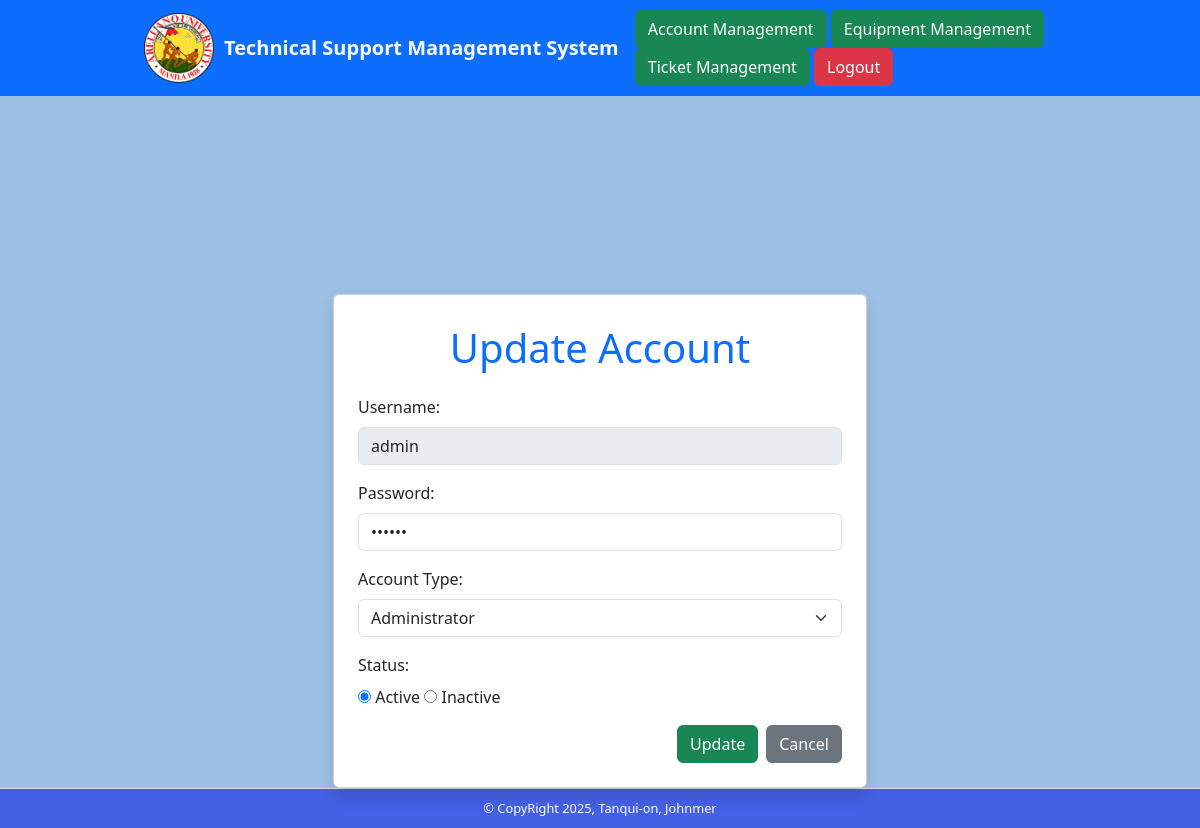
The page /update-account.php?username=admin (signed in) on the database its author committed.
### tables this page shows
CREATE TABLE `tblaccounts` (
  `username` varchar(50) NOT NULL,
  `password` varchar(50) NOT NULL,
  `usertype` varchar(20) NOT NULL,
  `status` varchar(20) NOT NULL,
  `createdby` varchar(50) NOT NULL,
  `datecreated` varchar(20) NOT NULL,
  `created_at` timestamp NOT NULL DEFAULT current_timestamp()
);

### update-account.php (the view, shortened to what this page needs)
<?php
require_once "config.php";
if (isset($_GET['username']) && !empty(trim($_GET['username']))) {
    $username = $_GET['username'];
    $sql = "SELECT * FROM tblaccounts WHERE username = ?";
    if ($stmt = mysqli_prepare($link, $sql)) {
        mysqli_stmt_bind_param($stmt, "s", $username);
        if (mysqli_stmt_execute($stmt)) {
            $result = mysqli_stmt_get_result($stmt);
            $account = mysqli_fetch_array($result, MYSQLI_ASSOC) ?? [];
        }
    }
} else {
    $message = "<div class='alert alert-danger text-center'>No account specified to update.</div>";
}
?>
<!DOCTYPE html>
<html lang="en">
<head>
  <link href="https://cdn.jsdelivr.net/npm/bootstrap@5.3.2/dist/css/bootstrap.min.css" rel="stylesheet">
  <link rel="stylesheet" href="styles.css">
</head>
<body>
<nav class="navbar navbar-expand-lg navbar-dark bg-primary">
  <div class="container d-flex justify-content-between align-items-center">
      <div class="d-flex align-items-center">
          <a href="accounts-management.php">
              <img src="picture/Arellano_University_logo.png" style="height:70px; margin-right:10px;" alt="University Logo">
          </a>
          <a class="navbar-brand highlight" href="#">Technical Support Management System</a>
      </div>
      <div>
            <a href="accounts-management.php" class="btn btn-success">Account Management</a>
            <a href="equipment-management.php" class="btn btn-success">Equipment Management</a>
            <a href="tickets-management.php" class="btn btn-success">Ticket Management</a>
            <a href="logout.php" class="btn btn-danger">Logout</a>
      </div>
  </div>
</nav>
<main div class="container mt-5">
<div class="container mt-5">
  <div class="row justify-content-center" style="margin-top:150px;">
      <div class="col-md-6">
          <div class="card p-4 shadow">
              <h4 class="text-primary text-center">Update Account</h4>
              <form id="updateAccountForm" action="<?= htmlspecialchars($_SERVER['REQUEST_URI']); ?>" method="POST">
                  <div class="mb-3">
                      <label class="form-label">Username:</label>
                      <input type="text" class="form-control" value="<?= $account['username'] ?? ''; ?>" disabled>
                  </div>
                  <div class="mb-3">
                      <label class="form-label">Password:</label>
                      <input type="password" name="txtpassword" class="form-control" value="<?= $account['password'] ?? ''; ?>" required>
                  </div>
                  <div class="mb-3">
                      <label class="form-label">Account Type:</label>
                      <select name="cmbtype" class="form-select" required>
                          <option value="ADMINISTRATOR" <?= (isset($account['usertype']) && $account['usertype'] == 'ADMINISTRATOR') ? 'selected' : ''; ?>>Administrator</option>
                      </select>
                  </div>
                  <div class="mb-3">
                      <label class="form-label">Status:</label>
                      <div>
                          <input type="radio" name="rbstatus" value="ACTIVE" <?= (isset($account['status']) && $account['status'] == 'ACTIVE') ? 'checked' : ''; ?>> Active
                          <input type="radio" name="rbstatus" value="INACTIVE" <?= (isset($account['status']) && $account['status'] == 'INACTIVE') ? 'checked' : ''; ?>> Inactive
                      </div>
                  </div>
                  <div class="d-flex justify-content-end gap-2">
                      <button type="button" class="btn btn-success" data-bs-toggle="modal" data-bs-target="#confirmUpdateModal">Update</button>
                      <a href="accounts-management.php" class="btn btn-secondary">Cancel</a>
                  </div>
              </form>
          </div>
      </div>
  </div>
</div>
</main>
<footer class="custom-footer text-center border-top">
  &copy; CopyRight 2025, Tanqui-on, Johnmer
</footer>
</body>
</html>

### styles.css (style rules this page uses)
body { background-color: rgba(81, 145, 209, 0.56); }
.navbar { padding: 10px 15px; }
.navbar .container { max-width: 80%; }
.navbar-brand { font-size: 20px; }
h4 { font-size: 40px; padding: 5px 10px 15px 10px; }
.highlight { font-weight: bold; color: #f8f9fa; }
html, body { height: 100%; margin: 0; display: flex; flex-direction: column; }
main { flex: 1; }
.custom-footer { background-color:rgb(69, 96, 229); color: #fff; padding: 10px 0; font-size: 0.8rem; }

### rows shown on the page
tblaccounts: username "admin", cmbtype "Administrator", status "☑"
